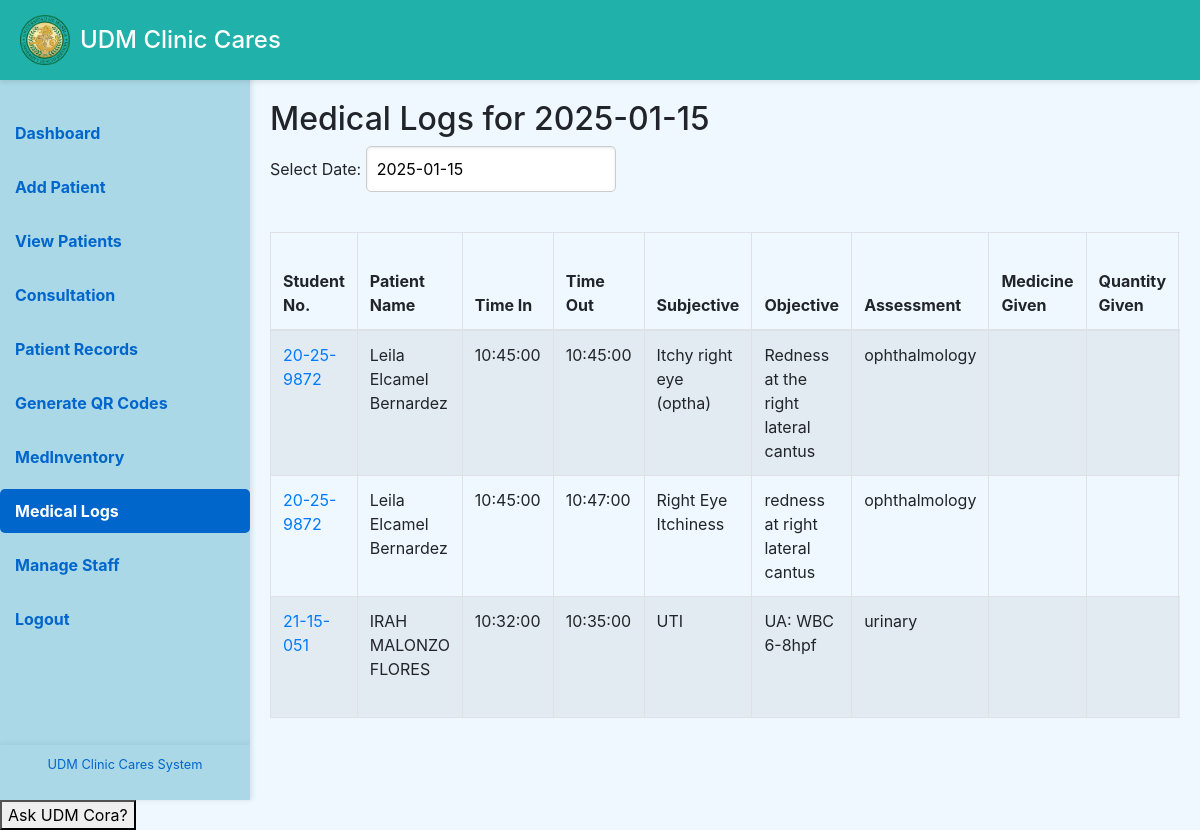
/admin/medilog.php?date=2025-01-15 (signed in), run on the app's committed database.
### tables this page shows
CREATE TABLE `consultations` (
  `ConsultationID` int(11) NOT NULL AUTO_INCREMENT,
  `PatientID` int(11) NOT NULL,
  `TimeIn` time NOT NULL DEFAULT current_timestamp(),
  `TimeOut` time DEFAULT current_timestamp(),
  `SOAP` text DEFAULT NULL,
  `CreatedAt` datetime DEFAULT current_timestamp(),
  `UpdatedAt` datetime DEFAULT current_timestamp() ON UPDATE current_timestamp(),
  `LastEditedBy` int(11) DEFAULT NULL,
  `Date` date NOT NULL DEFAULT current_timestamp(),
  `Subjective` text NOT NULL,
  `Objective` text NOT NULL,
  `Assessment` text NOT NULL,
  `MedicineGiven` varchar(255) DEFAULT NULL,
  `QuantityGiven` int(11) DEFAULT NULL,
  `Plan` text NOT NULL,
  `PlanDate` date NOT NULL DEFAULT current_timestamp(),
  `SavedBy` varchar(20) NOT NULL,
  `Name` text NOT NULL,
  PRIMARY KEY (`ConsultationID`)
);

CREATE TABLE `patients` (
  `PatientID` int(11) NOT NULL AUTO_INCREMENT,
  `FirstName` varchar(50) NOT NULL,
  `LastName` varchar(50) NOT NULL,
  `MiddleInitial` varchar(10) NOT NULL,
  `Sex` char(1) DEFAULT NULL CHECK (`Sex` in ('M','F')),
  `DOB` date NOT NULL,
  `Address` varchar(255) DEFAULT NULL,
  `ContactNumber` varchar(15) DEFAULT NULL,
  `CreatedAt` datetime DEFAULT current_timestamp(),
  `UpdatedAt` datetime DEFAULT current_timestamp() ON UPDATE current_timestamp(),
  `age` int(11) NOT NULL,
  `civil_status` varchar(20) NOT NULL,
  `emergency_number` varchar(15) NOT NULL,
  `guardian` varchar(50) NOT NULL,
  `height` varchar(10) NOT NULL,
  `weight` varchar(10) NOT NULL,
  `yearLevel` varchar(20) NOT NULL,
  `specialCases` varchar(20) NOT NULL,
  `Program` varchar(20) NOT NULL,
  `qr_code_id` varchar(255) DEFAULT NULL,
  `Student_Num` varchar(20) NOT NULL,
  `email` varchar(50) NOT NULL,
  `patient_pic` varchar(255) NOT NULL,
  PRIMARY KEY (`PatientID`)
);

### admin/medilog.php (the view, shortened to what this page needs)
<?php
$servername = "localhost";
$username = "root";
$password = "";
$database = "clinic_data";
$connection = new mysqli($servername, $username, $password, $database);
$currentDate = isset($_GET['date']) ? $_GET['date'] : date('Y-m-d');
$consultationLogs = [];
$query = "
    SELECT c.*, p.FirstName, p.MiddleInitial, p.LastName, p.Student_Num
    FROM consultations c
    JOIN patients p ON c.PatientID = p.PatientID
    WHERE DATE(c.Date) = '$currentDate'
    ORDER BY c.TimeIn DESC
";
$result = $connection->query($query);
if ($result->num_rows > 0) {
    while ($row = $result->fetch_assoc()) {
        $consultationLogs[] = $row;
    }
}
?>
<!DOCTYPE html>
<html lang="en">
<head>
    <link rel="stylesheet" href="../assets/css/v2/bootstrap.min.css">
    <link rel="stylesheet" href="../assets/css/flatpickr.min.css">
</head>
<body>
    <div class="sidebar" id="mySidebar">
        <a href="dashboard.php">Dashboard</a>
        <a href="addpatient.php">Add Patient</a>
        <a href="viewpatient.php">View Patients</a>
        <a href="frontconsult.php">Consultation</a>
        <a href="recordTable.php">Patient Records</a>
        <a href="generate_qr_codes.php">Generate QR Codes</a>
        <a href="medinventory.php">MedInventory</a>
        <a href="medilog.php" class="active">Medical Logs</a>
        <a href="staff_creation.php">Manage Staff</a>
        <a href="logout.php">Logout</a>
        <div class="sidebar-footer text-center">
            <p>UDM Clinic Cares System</p>
        </div>
    </div>
    <div class="header d-flex align-items-center">
        <img src="images/UDMCLINIC_LOGO.png" alt="Logo" class="logo">
        <h1>UDM Clinic Cares</h1>
    </div>
    <div class="main-content" id="mainContent">
        <div class="table-container">
            <div class="table-header">
                <h2>Medical Logs for <?php echo htmlspecialchars($currentDate); ?></h2>
                <div class="date-picker-container">
                    <label for="date-picker">Select Date:</label>
                    <input type="text" id="date-picker" value="<?php echo htmlspecialchars($currentDate); ?>">
                </div>
            </div>
            <div class="table-responsive">
                <table class="table table-bordered table-striped">
                    <thead>
                        <tr>
                            <th>Student No.</th>
                            <th>Patient Name</th>
                            <th>Time In</th>
                            <th>Time Out</th>
                            <th>Subjective</th>
                            <th>Objective</th>
                            <th>Assessment</th>
                            <th>Medicine Given</th>
                            <th>Quantity Given</th>
                        </tr>
                    </thead>
                    <tbody>
                        <?php if (!empty($consultationLogs)): ?>
                            <?php foreach ($consultationLogs as $log): ?>
                                <tr>
                                    <td>
                                        <a href="view_details.php?id=<?php echo htmlspecialchars($log['Student_Num']); ?>">
                                            <?php echo htmlspecialchars($log['Student_Num']); ?>
                                        </a>
                                    </td>
                                    <td><?php echo htmlspecialchars($log['FirstName'] . ' ' . $log['MiddleInitial'] . ' ' . $log['LastName']); ?></td>
                                    <td><?php echo htmlspecialchars($log['TimeIn']); ?></td>
                                    <td><?php echo htmlspecialchars($log['TimeOut']); ?></td>
                                    <td><?php echo htmlspecialchars($log['Subjective']); ?></td>
                                    <td><?php echo htmlspecialchars($log['Objective']); ?></td>
                                    <td><?php echo htmlspecialchars($log['Assessment']); ?></td>
                                    <td><?php echo htmlspecialchars($log['MedicineGiven']); ?></td>
                                    <td><?php echo htmlspecialchars($log['QuantityGiven']); ?></td>
                                </tr>
                            <?php endforeach; ?>
                        <?php else: ?>
                            <tr>
                                <td colspan="13" class="text-center">No medical logs found for this date.</td>
                            </tr>
                        <?php endif; ?>
                    </tbody>
                </table>
            </div>
        </div>
    </div>
<button class="chatbot-button" onclick="toggleChatbotPopover()">Ask UDM Cora?</button>
</body>
</html>

### admin/medilog.php (style rules this page uses)
body { background-color: #f0f8ff; margin: 0; overflow-x: hidden; }
.header { position: fixed; top: 0; left: 0; width: 100%; height: 80px; background-color: #20B2AA; color: white; display: flex; align-items: center; padding: 0 20px; z-index: 1000; box-shadow: 0 2px 5px rgba(0, 0, 0, 0.1); box-sizing: border-box; }
.header .logo { width: 50px; height: auto; margin-right: 10px; }
.header h1 { margin: 0; font-size: 24px; }
.sidebar { background-color: #aad8e6; height: 100vh; width: 250px; position: fixed; top: 0; left: 0; padding-top: 111px; box-shadow: 2px 0 5px rgba(0, 0, 0, 0.1); z-index: 999; box-sizing: border-box; overflow-y: auto; transition: width 0.3s ease-in-out; }
.sidebar a { display: block; color: #0066cc; padding: 10px 15px; margin-bottom: 10px; border-radius: 5px; text-decoration: none; font-weight: bold; transition: background-color 0.3s ease, color 0.3s ease; }
.sidebar .active { background-color: #0066cc; color: white; }
.sidebar-footer { position: absolute; bottom: 0; width: 100%; background-color: #aad8e6; color: #0066cc; padding: 10px 0; font-size: 0.8rem; box-shadow: 0 -2px 5px rgba(0, 0, 0, 0.05); }
.main-content { margin-left: 250px; padding: 20px; margin-top: 80px; width: calc(100% - 250px); box-sizing: border-box; min-height: calc(100vh - 80px); transition: margin-left 0.3s ease-in-out, width 0.3s ease-in-out; }
.table-responsive { margin-top: 20px; }
.flatpickr-input { width: 100%; max-width: 250px; padding: 10px; border: 1px solid #ccc; border-radius: 5px; font-size: 1rem; margin-bottom: 20px; box-shadow: inset 0 1px 3px rgba(0,0,0,0.1); }

### data on the page
consultations: PatientID.Student_Num "20-25-9872", PatientID.LastName "Leila Elcamel Bernardez", TimeIn "10:45:00", TimeOut "10:45:00", Subjective "Itchy right eye (optha)", Objective "Redness at the right lateral cantus", Assessment "ophthalmology"
consultations: PatientID.Student_Num "20-25-9872", PatientID.LastName "Leila Elcamel Bernardez", TimeIn "10:45:00", TimeOut "10:47:00", Subjective "Right Eye Itchiness", Objective "redness at right lateral cantus", Assessment "ophthalmology"
consultations: PatientID.Student_Num "21-15-051", PatientID.LastName "IRAH MALONZO FLORES", TimeIn "10:32:00", TimeOut "10:35:00", Subjective "UTI", Objective "UA: WBC 6-8hpf", Assessment "urinary"

### other printed values
$currentDate "2025-01-15"
